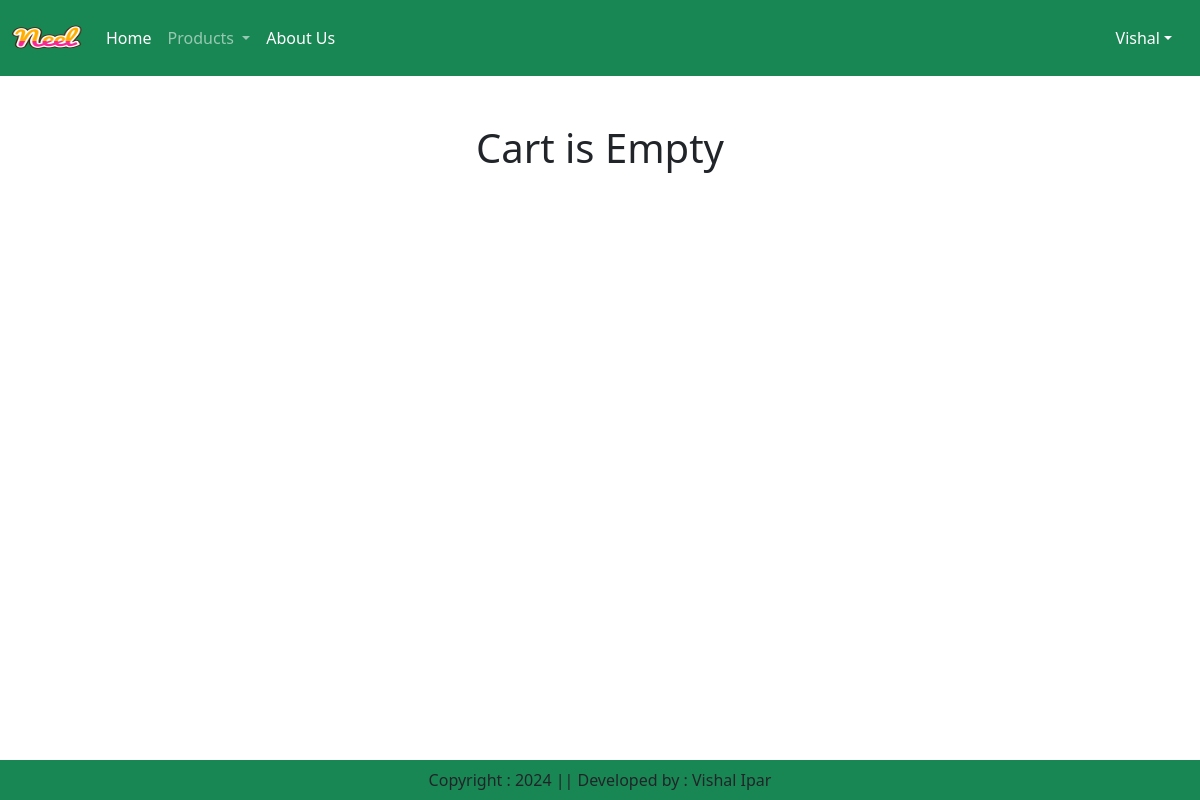
Page /cart/ (signed in) on the earlier database version.
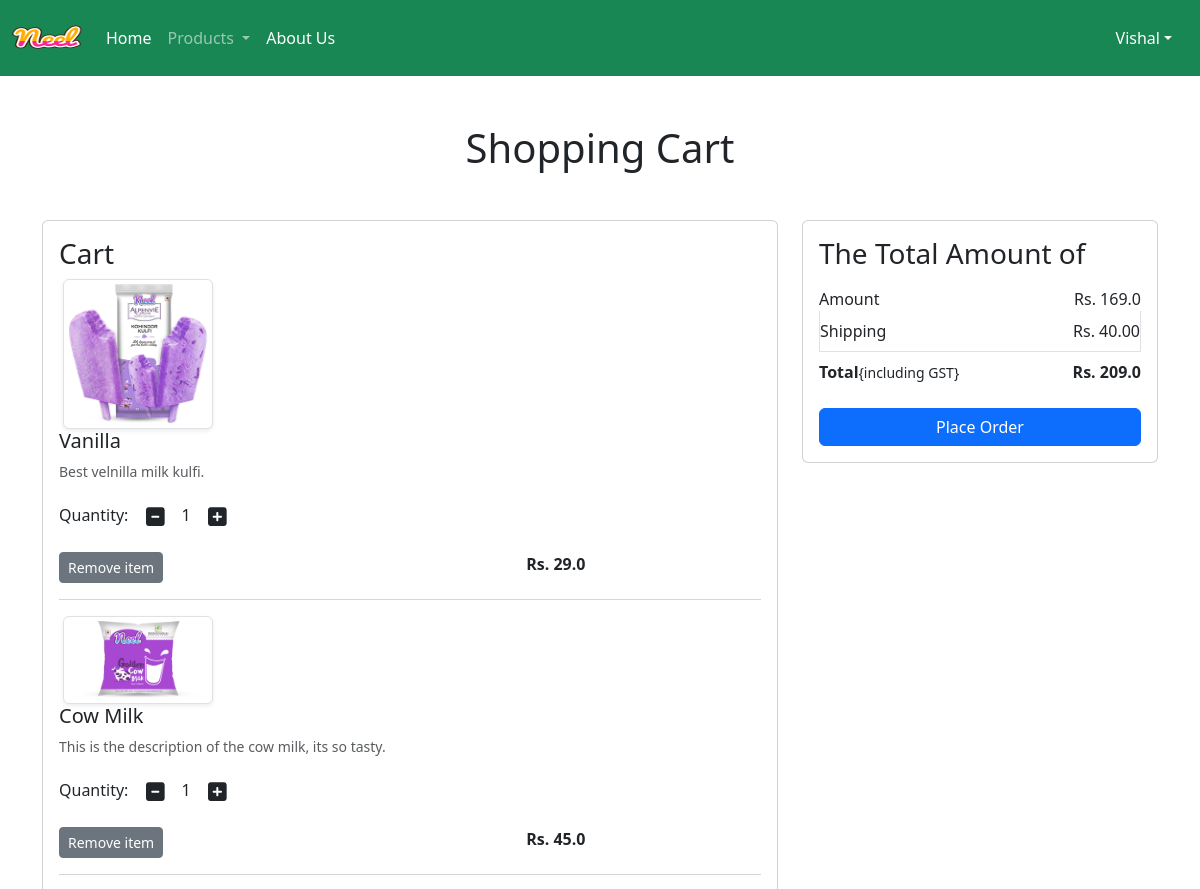
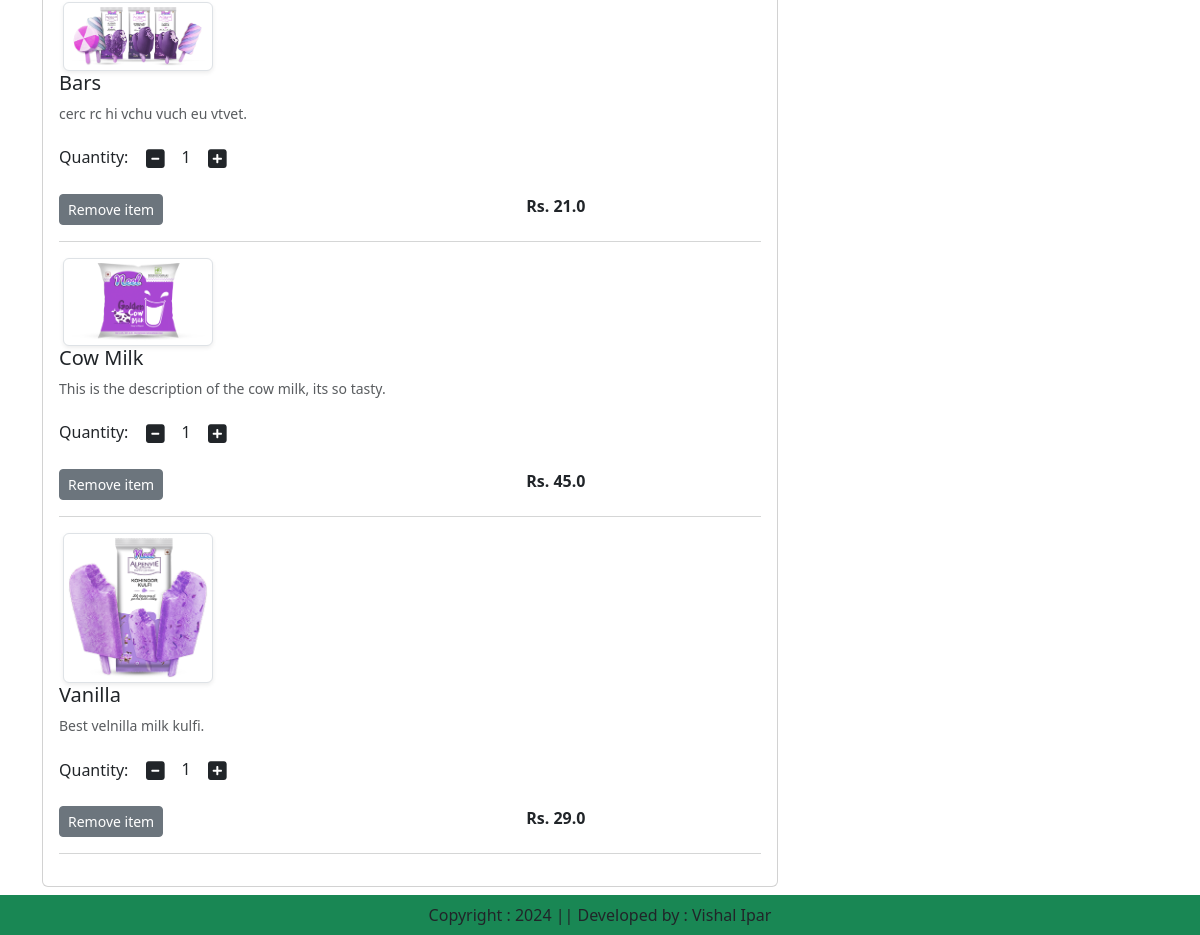
Same page on the later database version (2 pictures, top to bottom).
### app/models.py (models this page shows, shortened)
class Cart(models.Model):
    user = models.ForeignKey(User, on_delete=models.CASCADE)
    product = models.ForeignKey(Product, on_delete=models.CASCADE)
    quantity = models.PositiveIntegerField(default=1)

class Product(models.Model):
    title = models.CharField(max_length=100)
    selling_price = models.FloatField()
    discounted_price = models.FloatField()
    description = models.TextField()
    composition = models.TextField(default='')
    prodapp = models.TextField(default='')
    category = models.CharField(choices=CATEGORY_CHOICES, max_length=2)
    product_image = models.ImageField(upload_to='product')

### app/views.py (the view)
# urls.py: path('cart/', views.show_cart, name='showcart'),
def show_cart(request):
    user = request.user
    cart = Cart.objects.filter(user=user)
    amount = 0
    for p in cart:
        value = p.quantity * p.product.discounted_price
        amount = amount + value
    totalamount = amount + 40
    return render(request, 'app/addtocart.html',locals())

### app/templates/app/addtocart.html (shortened to what this page needs)
{% extends "app/base.html" %}
{% load static %}
{% block main-content %}
<div class="container my-5">
    <div class="row">
        {% if cart %}
        <h1 class="text-center mb-5">Shopping Cart</h1>
        <div class="col-sm-8">
            <div class="card">
                <div class="card-body">
                    <h3>Cart</h3>
                    {% for item in cart %}
                    <div class="row">
                        <div class="col-sm-3 text-center align-self-center"><img src="{{item.product.product_image.url}}" alt="" srcset="" class='img-fluid img-thumbnail shadow-sm' height='150' width='150'></div>
                    </div>
                    <div class="col-sm-9">
                        <div>
                            <h5>{{item.product.title}}</h5>
                            <p class="mb-2 text-muted small">{{item.product.description}}</p>
                            <div class="my-3">
                                <label for="quantity">Quantity:</label>
                                <a href="" pid={{item.product.id}} class="minus-cart btn"><i class="fas fa-minus-square fa-lg"></i></a>
                                <span id='quantity'>{{item.quantity}}</span>
                                <a href="" pid={{item.product.id}} class="plus-cart btn"><i class="fas fa-plus-square fa-lg"></i></a>
                            </div>
                            <div class="d-flex justify-content-between">
                                <a href="" pid={{item.product.id}} class="remove-cart btn btn-sm btn-secondary mr-3">Remove item</a>
                                <p class="mb-0"><span><strong>Rs. {{item.product.discounted_price}}</strong></span></p>
                            </div>
                        </div>
                    </div>
                    <hr class="text-muted">
                    {% endfor %}
                </div>
            </div>
        </div>
        <div class="col-sm-4">
    <div class="card">
        <div class="card-body">
            <h3>The Total Amount of</h3>
            <ul class="list-group">
                <li class="list-group-item d-flex justify-content-between align-items-center border-0 px-0 pb-0">Amount <span id='amount'>Rs. {{amount}}</span></li>
                <li class="list-group-item d-flex justify-content-between align-items-center px-0">Shipping <span>Rs. 40.00</span></li>
                <li class="list-group-item d-flex justify-content-between align-items-center border-0 px-0 mb-3">
                <div>
                    <strong>Total</strong><small>{including GST}</small>
                </div>
                <span id="totalamount"><strong>Rs. {{totalamount}}</strong></span>
            </li>
            </ul>
            <div class="d-grid"><a href="{% url 'checkout' %}" class="btn btn-primary">Place Order</a></div>
        </div>
    </div>
</div>
{% else %}
    <h1 class="text-center mb-5">Cart is Empty</h1>
    {% endif %}
</div>
</div>
{% endblock %}

### app/templates/app/base.html (shortened to what this page needs)
<!DOCTYPE html>
{% load static %}
<html lang="en">
<head>
    <link href="https://cdn.jsdelivr.net/npm/bootstrap@5.3.3/dist/css/bootstrap.min.css" rel="stylesheet">
    <link rel="stylesheet" href="{% static 'app/css/owl.carousel.min.css' %}">
    <link rel="stylesheet" href="{% static 'app/css/all.min.css' %}">
    <link rel="stylesheet" href="{% static 'app/css/style.css' %}">
</head>
<body>
    <nav class="navbar navbar-expand-lg navbar-dark bg-success">
        <div class="container-fluid">
          <a class="navbar-brand" href="/">
            <img src="{% static 'app/images/neel.png' %}" width='70' height='50' alt="">
          </a>
          <div class="collapse navbar-collapse" id="navbarSupportedContent">
            <ul class="navbar-nav me-auto mb-2 mb-lg-0">
              {% if request.user.is_authenticated %}
              <li class="nav-item">
                <a class="nav-link active" aria-current="page" href="/">Home</a>
              </li>
              <li class="nav-item dropdown">
                <a class="nav-link dropdown-toggle" href="#" role="button" data-bs-toggle="dropdown" aria-expanded="false">
                  Products
                </a>
              </li>
              <li class="nav-item">
                <a class="nav-link text-white" href="{% url 'about' %}">About Us</a>
              </li>
            </ul>
          </div>
          <ul class='navbar-nav me-auto mb-2 mb-lg-0'>
            <li class="nav-item dropdown mx-2">
                <a href="#" class="nav-link dropdown-toggle text-white" id='profileDropdown' role='button' data-bs-toggle='dropdown' aria-expanded='false'>Vishal</a>
            </li>
            {% endif %}
          </ul>
        </div>
      </nav>
    {% block main-content %}{% endblock %}
    <footer class='container-fluid fixed-bottom bg-success text-center p-2 mt-5'>
        Copyright : 2024 || Developed by : Vishal Ipar
    </footer>
</body>
</html>

Differences in the rows shown:
added Cart: product.product_image (picture), product "Vanilla", product.description "Best velnilla milk kulfi.", quantity "1", product.discounted_price "29.0"
added Cart: product.product_image (picture), product "Cow Milk", product.description "This is the description of the cow milk, its so tasty.", quantity "1", product.discounted_price "45.0"
added Cart: product.product_image (picture), product "Bars", product.description "cerc rc hi vchu vuch eu vtvet.", quantity "1", product.discounted_price "21.0"
added Cart: product.product_image (picture), product "Cow Milk", product.description "This is the description of the cow milk, its so tasty.", quantity "1", product.discounted_price "45.0"
added Cart: product.product_image (picture), product "Vanilla", product.description "Best velnilla milk kulfi.", quantity "1", product.discounted_price "29.0"
Other differences:
{{ amount }}: (not shown) → "169.0"
{{ totalamount }}: (not shown) → "209.0"
text no longer shown: "Cart is Empty"
text now shown: "Shopping Cart Cart The Total Amount of Amount Rs. Shipping Rs. 40.00 Total {including GST} Rs. Place Order"
